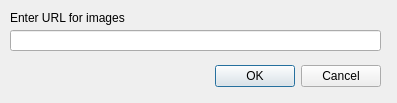
<?xml version="1.0" encoding="UTF-8"?>
<ui version="4.0">
 <class>URLDialog</class>
 <widget class="QDialog" name="URLDialog">
  <property name="geometry">
   <rect>
    <x>0</x>
    <y>0</y>
    <width>397</width>
    <height>103</height>
   </rect>
  </property>
  <property name="windowTitle">
   <string>Dialog</string>
  </property>
  <widget class="QDialogButtonBox" name="buttonBox">
   <property name="geometry">
    <rect>
     <x>40</x>
     <y>60</y>
     <width>341</width>
     <height>32</height>
    </rect>
   </property>
   <property name="orientation">
    <enum>Qt::Horizontal</enum>
   </property>
   <property name="standardButtons">
    <set>QDialogButtonBox::Cancel|QDialogButtonBox::Ok</set>
   </property>
  </widget>
  <widget class="QLineEdit" name="urlField">
   <property name="geometry">
    <rect>
     <x>10</x>
     <y>30</y>
     <width>371</width>
     <height>21</height>
    </rect>
   </property>
  </widget>
  <widget class="QLabel" name="label">
   <property name="geometry">
    <rect>
     <x>10</x>
     <y>10</y>
     <width>151</width>
     <height>16</height>
    </rect>
   </property>
   <property name="text">
    <string>Enter URL for images</string>
   </property>
  </widget>
 </widget>
 <resources/>
 <connections>
  <connection>
   <sender>buttonBox</sender>
   <signal>accepted()</signal>
   <receiver>URLDialog</receiver>
   <slot>accept()</slot>
   <hints>
    <hint type="sourcelabel">
     <x>248</x>
     <y>254</y>
    </hint>
    <hint type="destinationlabel">
     <x>157</x>
     <y>274</y>
    </hint>
   </hints>
  </connection>
  <connection>
   <sender>buttonBox</sender>
   <signal>rejected()</signal>
   <receiver>URLDialog</receiver>
   <slot>reject()</slot>
   <hints>
    <hint type="sourcelabel">
     <x>316</x>
     <y>260</y>
    </hint>
    <hint type="destinationlabel">
     <x>286</x>
     <y>274</y>
    </hint>
   </hints>
  </connection>
 </connections>
</ui>
